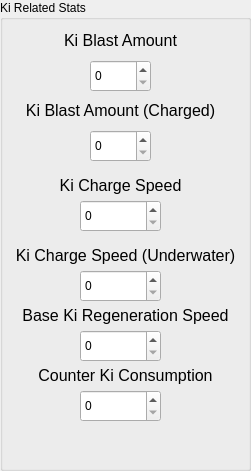
  <widget class="QGroupBox" name="KiGroupBox">
   <property name="geometry">
    <rect>
     <x>10</x>
     <y>310</y>
     <width>251</width>
     <height>471</height>
    </rect>
   </property>
   <property name="title">
    <string>Ki Related Stats</string>
   </property>
   <property name="flat">
    <bool>false</bool>
   </property>
   <widget class="QLabel" name="KiChargeLbl_3">
    <property name="geometry">
     <rect>
      <x>10</x>
      <y>300</y>
      <width>231</width>
      <height>31</height>
     </rect>
    </property>
    <property name="font">
     <font>
      <pointsize>12</pointsize>
     </font>
    </property>
    <property name="toolTip">
     <string>&lt;html&gt;&lt;head/&gt;&lt;body&gt;&lt;p&gt;The rate at which the character recharges their base Ki.&lt;/p&gt;&lt;/body&gt;&lt;/html&gt;</string>
    </property>
    <property name="text">
     <string>Base Ki Regeneration Speed</string>
    </property>
    <property name="alignment">
     <set>Qt::AlignCenter</set>
    </property>
   </widget>
   <widget class="QSpinBox" name="KiChargeBox_2">
    <property name="geometry">
     <rect>
      <x>80</x>
      <y>270</y>
      <width>81</width>
      <height>32</height>
     </rect>
    </property>
    <property name="minimum">
     <number>0</number>
    </property>
    <property name="maximum">
     <number>2147483647</number>
    </property>
    <property name="value">
     <number>0</number>
    </property>
   </widget>
   <widget class="QSpinBox" name="KiBlastBox_1">
    <property name="geometry">
     <rect>
      <x>90</x>
      <y>60</y>
      <width>61</width>
      <height>32</height>
     </rect>
    </property>
    <property name="minimum">
     <number>0</number>
    </property>
    <property name="maximum">
     <number>255</number>
    </property>
    <property name="value">
     <number>0</number>
    </property>
   </widget>
   <widget class="QLabel" name="KiChargeLbl_1">
    <property name="geometry">
     <rect>
      <x>60</x>
      <y>170</y>
      <width>121</width>
      <height>31</height>
     </rect>
    </property>
    <property name="font">
     <font>
      <pointsize>12</pointsize>
     </font>
    </property>
    <property name="toolTip">
     <string>&lt;html&gt;&lt;head/&gt;&lt;body&gt;&lt;p&gt;&lt;span style=&quot; font-size:10pt;&quot;&gt;The speed at which the character charges Ki.&lt;/span&gt;&lt;/p&gt;&lt;/body&gt;&lt;/html&gt;</string>
    </property>
    <property name="text">
     <string>Ki Charge Speed</string>
    </property>
    <property name="alignment">
     <set>Qt::AlignCenter</set>
    </property>
   </widget>
   <widget class="QSpinBox" name="KiChargeBox_1">
    <property name="geometry">
     <rect>
      <x>80</x>
      <y>200</y>
      <width>81</width>
      <height>32</height>
     </rect>
    </property>
    <property name="minimum">
     <number>0</number>
    </property>
    <property name="maximum">
     <number>2147483647</number>
    </property>
    <property name="value">
     <number>0</number>
    </property>
   </widget>
   <widget class="QLabel" name="KiBlastsLbl">
    <property name="geometry">
     <rect>
      <x>60</x>
      <y>30</y>
      <width>121</width>
      <height>20</height>
     </rect>
    </property>
    <property name="font">
     <font>
      <pointsize>12</pointsize>
     </font>
    </property>
    <property name="toolTip">
     <string>&lt;html&gt;&lt;head/&gt;&lt;body&gt;&lt;p&gt;&lt;span style=&quot; font-size:10pt;&quot;&gt;The maximum amount of Ki Blasts your character can shoot consecutively.&lt;/span&gt;&lt;/p&gt;&lt;/body&gt;&lt;/html&gt;</string>
    </property>
    <property name="text">
     <string>Ki Blast Amount</string>
    </property>
    <property name="alignment">
     <set>Qt::AlignCenter</set>
    </property>
   </widget>
   <widget class="QLabel" name="KiChargeLbl_2">
    <property name="geometry">
     <rect>
      <x>10</x>
      <y>240</y>
      <width>231</width>
      <height>31</height>
     </rect>
    </property>
    <property name="font">
     <font>
      <pointsize>12</pointsize>
     </font>
    </property>
    <property name="toolTip">
     <string>&lt;html&gt;&lt;head/&gt;&lt;body&gt;&lt;p&gt;&lt;span style=&quot; font-size:10pt;&quot;&gt;The rate at which the character charges Ki while being underwater.&lt;/span&gt;&lt;/p&gt;&lt;/body&gt;&lt;/html&gt;</string>
    </property>
    <property name="text">
     <string>Ki Charge Speed (Underwater)</string>
    </property>
    <property name="alignment">
     <set>Qt::AlignCenter</set>
    </property>
   </widget>
   <widget class="QSpinBox" name="KiBlastBox_2">
    <property name="geometry">
     <rect>
      <x>90</x>
      <y>130</y>
      <width>61</width>
      <height>32</height>
     </rect>
    </property>
    <property name="minimum">
     <number>0</number>
    </property>
    <property name="maximum">
     <number>255</number>
    </property>
    <property name="value">
     <number>0</number>
    </property>
   </widget>
   <widget class="QLabel" name="KiBlastsLbl_2">
    <property name="geometry">
     <rect>
      <x>20</x>
      <y>100</y>
      <width>201</width>
      <height>21</height>
     </rect>
    </property>
    <property name="font">
     <font>
      <pointsize>12</pointsize>
     </font>
    </property>
    <property name="toolTip">
     <string>&lt;html&gt;&lt;head/&gt;&lt;body&gt;&lt;p&gt;&lt;span style=&quot; font-size:10pt;&quot;&gt;The maximum amount of Charged Ki Blasts that can be on the map at once.&lt;/span&gt;&lt;/p&gt;&lt;/body&gt;&lt;/html&gt;</string>
    </property>
    <property name="text">
     <string>Ki Blast Amount (Charged)</string>
    </property>
    <property name="alignment">
     <set>Qt::AlignCenter</set>
    </property>
   </widget>
   <widget class="QSpinBox" name="KiChargeBox_3">
    <property name="geometry">
     <rect>
      <x>80</x>
      <y>330</y>
      <width>81</width>
      <height>32</height>
     </rect>
    </property>
    <property name="minimum">
     <number>0</number>
    </property>
    <property name="maximum">
     <number>2147483647</number>
    </property>
    <property name="value">
     <number>0</number>
    </property>
   </widget>
   <widget class="QSpinBox" name="KiChargeBox_4">
    <property name="geometry">
     <rect>
      <x>80</x>
      <y>390</y>
      <width>81</width>
      <height>32</height>
     </rect>
    </property>
    <property name="minimum">
     <number>0</number>
    </property>
    <property name="maximum">
     <number>2147483647</number>
    </property>
    <property name="value">
     <number>0</number>
    </property>
   </widget>
   <widget class="QLabel" name="KiChargeLbl_4">
    <property name="geometry">
     <rect>
      <x>30</x>
      <y>360</y>
      <width>191</width>
      <height>31</height>
     </rect>
    </property>
    <property name="font">
     <font>
      <pointsize>12</pointsize>
     </font>
    </property>
    <property name="toolTip">
     <string>&lt;html&gt;&lt;head/&gt;&lt;body&gt;&lt;p&gt;&lt;span style=&quot; font-size:10pt;&quot;&gt;The amount of Ki that will be consumed by a successful counter.&lt;/span&gt;&lt;/p&gt;&lt;/body&gt;&lt;/html&gt;</string>
    </property>
    <property name="text">
     <string>Counter Ki Consumption</string>
    </property>
    <property name="alignment">
     <set>Qt::AlignCenter</set>
    </property>
   </widget>
  </widget>
